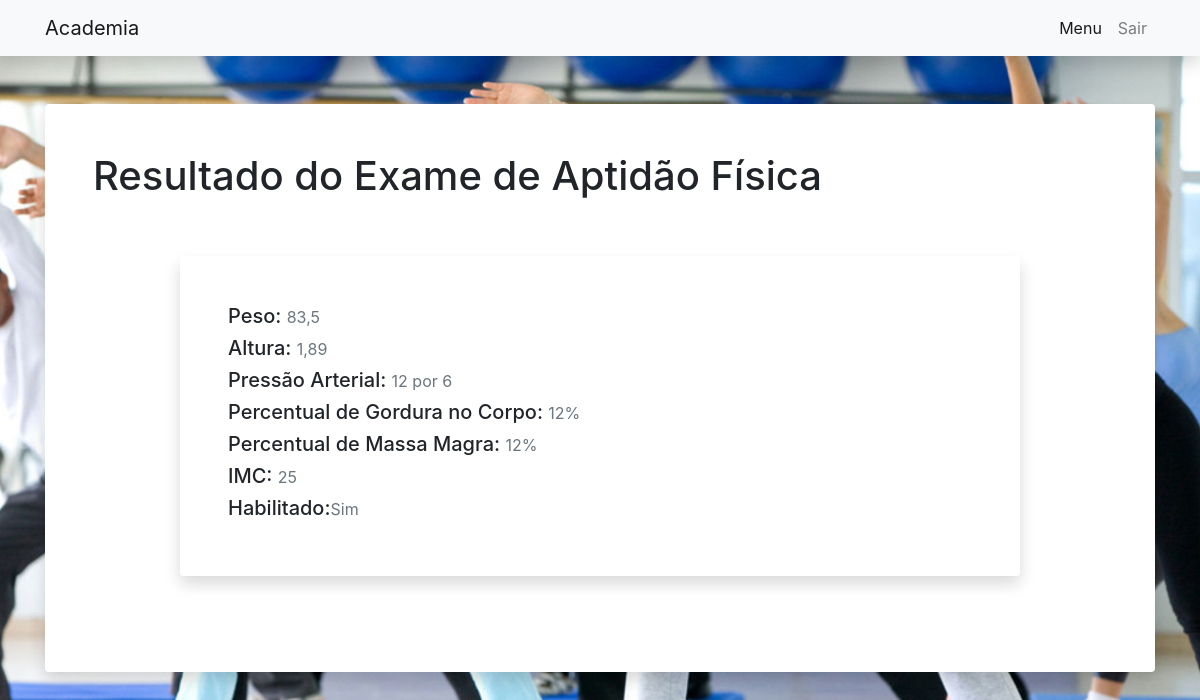
Page /aluno/view_exame/ (signed in) on the committed database.
### medico/models.py (models this page shows, shortened)
class Exame(models.Model):
    cpf_aluno = models.CharField(max_length=100)
    peso = models.CharField(max_length=100)
    altura = models.CharField(max_length=100)
    pressao = models.CharField(max_length=100)
    pgc = models.CharField(max_length=100)
    pmm = models.CharField(max_length=100)
    imc = models.CharField(max_length=100)
    habilitado = models.CharField(max_length=4)
    id_medico = models.CharField(max_length=100)

### aluno/views.py (the view)
# urls.py: path('view_exame/',views.view_exame,name='aluno-view_exame'),
def view_exame(request):
    user_id = request.session['user_logged_id']
    user = Aluno.objects.filter(id=user_id).first()
    exame = user.exame.get()
    context = {
        'exame': exame
    }
    return render(request,'aluno/exame.html',context)

### aluno/templates/aluno/exame.html
{% extends "aluno/usuario_logado.html" %}
{% load static %}
{% block styles %}
<link rel="stylesheet" href="{% static '/secretario/styles/aula_perfil.css' %}">
{% endblock styles %}
{% block content %}
<div class="container">
    <div class="card border-0 shadow my-5">
        <div class="card-body p-5">
            <div>
                <p class="h1">Resultado do Exame de Aptidão Física</p>
                <div class="row py-5">
                    <div class="col-lg-10 mx-auto">
                        <div class="card rounded shadow border-0">
                            <div class="card-body p-5 bg-white rounded">
                                <p class="h5">Peso: <small class="text-muted">{{exame.peso}}</small></p>
                                <p class="h5">Altura: <small class="text-muted">{{exame.altura}}</small></p>
                                <p class="h5">Pressão Arterial: <small class="text-muted">{{exame.pressao}}</small></p>
                                <p class="h5">Percentual de Gordura no Corpo: <small class="text-muted">{{exame.pgc}}</small></p>
                                <p class="h5">Percentual de Massa Magra: <small class="text-muted">{{exame.pmm}}</small></p>
                                <p class="h5">IMC: <small class="text-muted">{{exame.imc}}</small></p>
                                <p class="h5">Habilitado:<small class="text-muted">{{exame.habilitado}}</small></p>
                            </div>
                        </div>
                    </div>
                </div>
            </div>
        </div>
    </div>
</div>
{% endblock content %}

### assets/secretario/styles/aula_perfil.css (style rules this page uses)
body { background: url('../images/alunos.jpg') no-repeat center center fixed; -webkit-background-size: cover; -moz-background-size: cover; background-size: cover; -o-background-size: cover; }

### rows in the picture
Exame: peso "83,5", altura "1,89", pressao "12 por 6", pgc "12%", pmm "12%", imc "25", habilitado "Sim"
